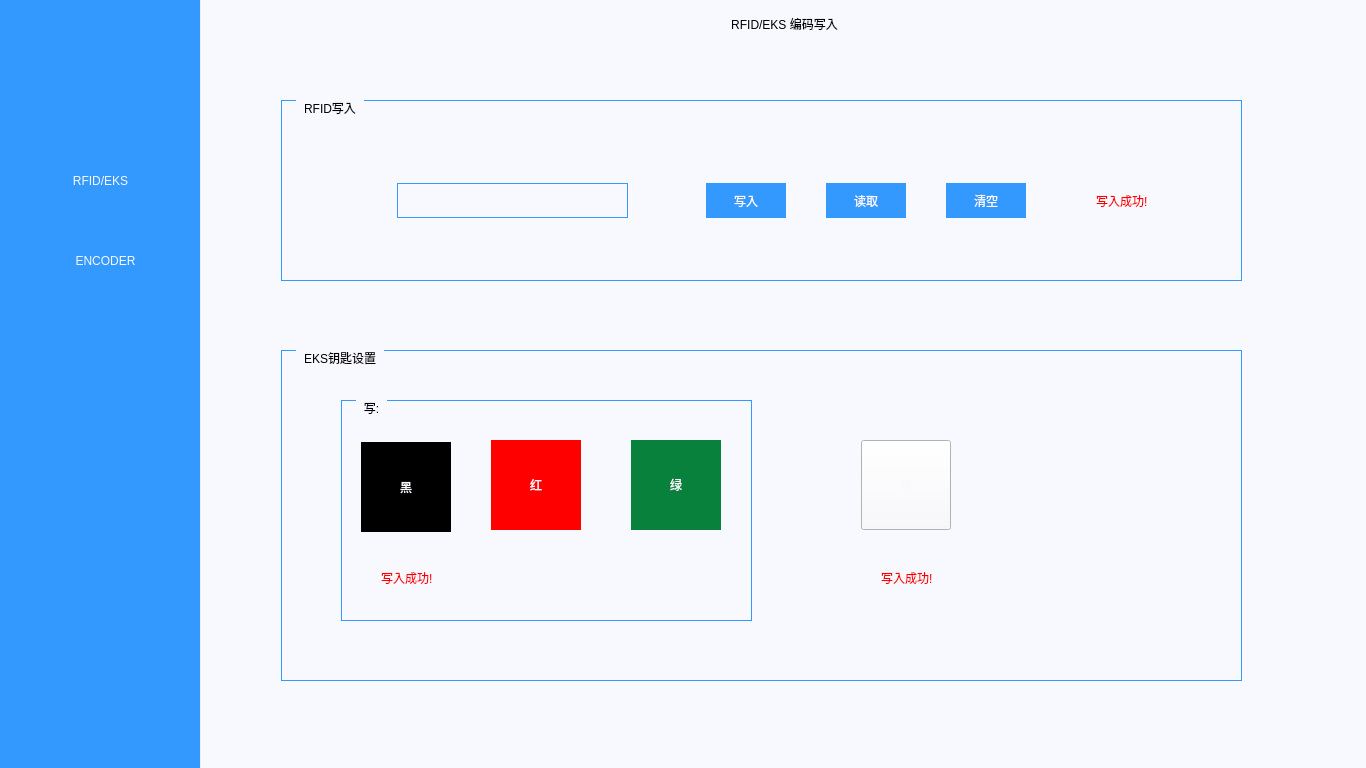
<?xml version="1.0" encoding="UTF-8"?>
<ui version="4.0">
 <class>CodeEdit</class>
 <widget class="QDialog" name="CodeEdit">
  <property name="geometry">
   <rect>
    <x>0</x>
    <y>0</y>
    <width>1366</width>
    <height>768</height>
   </rect>
  </property>
  <property name="windowTitle">
   <string>Dialog</string>
  </property>
  <widget class="QStackedWidget" name="stackedWidget_left">
   <property name="geometry">
    <rect>
     <x>201</x>
     <y>0</y>
     <width>1166</width>
     <height>768</height>
    </rect>
   </property>
   <property name="focusPolicy">
    <enum>Qt::ClickFocus</enum>
   </property>
   <property name="contextMenuPolicy">
    <enum>Qt::DefaultContextMenu</enum>
   </property>
   <property name="styleSheet">
    <string notr="true">background-color: rgb(248, 248, 255);</string>
   </property>
   <property name="currentIndex">
    <number>0</number>
   </property>
   <widget class="QWidget" name="page_17">
    <widget class="QLabel" name="label">
     <property name="geometry">
      <rect>
       <x>483</x>
       <y>3</y>
       <width>201</width>
       <height>41</height>
      </rect>
     </property>
     <property name="styleSheet">
      <string notr="true">font: 14pt &quot;黑体&quot;;</string>
     </property>
     <property name="text">
      <string>RFID/EKS 编码写入</string>
     </property>
     <property name="alignment">
      <set>Qt::AlignCenter</set>
     </property>
    </widget>
    <widget class="QGroupBox" name="groupBox">
     <property name="geometry">
      <rect>
       <x>80</x>
       <y>100</y>
       <width>961</width>
       <height>181</height>
      </rect>
     </property>
     <property name="styleSheet">
      <string notr="true">QGroupBox {
    font: 14pt &quot;黑体&quot;;
    margin-top: 1ex;
    border-width:0.5px;  
    border-style:solid;
    border-color: rgb(51, 153, 255);  
}

QGroupBox::title {
    subcontrol-origin: margin;
    subcontrol-position: top left;
    left:15px;      
    margin-left: 5px;
    margin-right: 5px;
    padding:1px;
}</string>
     </property>
     <property name="title">
      <string>RFID写入</string>
     </property>
     <widget class="QLabel" name="label_rfidReturn">
      <property name="geometry">
       <rect>
        <x>815</x>
        <y>83</y>
        <width>131</width>
        <height>35</height>
       </rect>
      </property>
      <property name="styleSheet">
       <string notr="true">font: 14pt &quot;黑体&quot;;
color: rgb(250, 0, 0);</string>
      </property>
      <property name="text">
       <string>写入成功!</string>
      </property>
     </widget>
     <widget class="QLineEdit" name="lineEdit_RFID">
      <property name="geometry">
       <rect>
        <x>116</x>
        <y>83</y>
        <width>231</width>
        <height>35</height>
       </rect>
      </property>
      <property name="focusPolicy">
       <enum>Qt::ClickFocus</enum>
      </property>
      <property name="styleSheet">
       <string notr="true">font: 14pt &quot;Arial&quot;;
border-width:1px; 
border-style:solid; 
border-color:rgb(51, 153, 255); </string>
      </property>
      <property name="text">
       <string/>
      </property>
     </widget>
     <widget class="QPushButton" name="pushButton_RFIDWrite">
      <property name="geometry">
       <rect>
        <x>425</x>
        <y>83</y>
        <width>80</width>
        <height>35</height>
       </rect>
      </property>
      <property name="focusPolicy">
       <enum>Qt::NoFocus</enum>
      </property>
      <property name="styleSheet">
       <string notr="true">font: 14pt &quot;黑体&quot;;
color: rgb(248, 248, 255);
border-style: solid;
background-color: rgb(51,153,255);</string>
      </property>
      <property name="text">
       <string>写入</string>
      </property>
      <property name="flat">
       <bool>true</bool>
      </property>
     </widget>
     <widget class="QPushButton" name="pushButton_RFIDRead">
      <property name="geometry">
       <rect>
        <x>545</x>
        <y>83</y>
        <width>80</width>
        <height>35</height>
       </rect>
      </property>
      <property name="focusPolicy">
       <enum>Qt::NoFocus</enum>
      </property>
      <property name="styleSheet">
       <string notr="true">font: 14pt &quot;黑体&quot;;
color: rgb(248, 248, 255);
border-style: solid;
background-color: rgb(51,153,255);</string>
      </property>
      <property name="text">
       <string>读取</string>
      </property>
     </widget>
     <widget class="QPushButton" name="pushButton_RFIDClear">
      <property name="geometry">
       <rect>
        <x>665</x>
        <y>83</y>
        <width>80</width>
        <height>35</height>
       </rect>
      </property>
      <property name="focusPolicy">
       <enum>Qt::NoFocus</enum>
      </property>
      <property name="styleSheet">
       <string notr="true">font: 14pt &quot;黑体&quot;;
color: rgb(248, 248, 255);
border-style: solid;
background-color: rgb(51,153,255);</string>
      </property>
      <property name="text">
       <string>清空</string>
      </property>
     </widget>
     <widget class="QLabel" name="label_RFIDState">
      <property name="geometry">
       <rect>
        <x>45</x>
        <y>85</y>
        <width>31</width>
        <height>31</height>
       </rect>
      </property>
      <property name="styleSheet">
       <string notr="true">border-image: url(:/LCD_CS351/LCD_CS351/35_all/69.bmp);</string>
      </property>
      <property name="text">
       <string/>
      </property>
     </widget>
    </widget>
    <widget class="QGroupBox" name="groupBox_2">
     <property name="geometry">
      <rect>
       <x>80</x>
       <y>350</y>
       <width>961</width>
       <height>331</height>
      </rect>
     </property>
     <property name="styleSheet">
      <string notr="true">QGroupBox {
    font: 14pt &quot;黑体&quot;;
    margin-top: 1ex;
    border-width:0.5px;  
    border-style:solid;
    border-color: rgb(51, 153, 255);  
}

QGroupBox::title {
    subcontrol-origin: margin;
    subcontrol-position: top left;
    left:15px;      
    margin-left: 5px;
    margin-right: 5px;
    padding:1px;
}</string>
     </property>
     <property name="title">
      <string>EKS钥匙设置</string>
     </property>
     <widget class="QGroupBox" name="groupBo_wirte">
      <property name="geometry">
       <rect>
        <x>60</x>
        <y>50</y>
        <width>411</width>
        <height>221</height>
       </rect>
      </property>
      <property name="title">
       <string>写:</string>
      </property>
      <widget class="QPushButton" name="pushButton_green">
       <property name="geometry">
        <rect>
         <x>290</x>
         <y>40</y>
         <width>90</width>
         <height>90</height>
        </rect>
       </property>
       <property name="focusPolicy">
        <enum>Qt::NoFocus</enum>
       </property>
       <property name="styleSheet">
        <string notr="true">font: 14pt &quot;黑体&quot;;
color: rgb(248, 248, 255);
border-style: solid;
background-color: rgb(8, 129, 60);</string>
       </property>
       <property name="text">
        <string>绿</string>
       </property>
      </widget>
      <widget class="QPushButton" name="pushButton_black">
       <property name="geometry">
        <rect>
         <x>20</x>
         <y>42</y>
         <width>90</width>
         <height>90</height>
        </rect>
       </property>
       <property name="focusPolicy">
        <enum>Qt::NoFocus</enum>
       </property>
       <property name="styleSheet">
        <string notr="true">font: 14pt &quot;黑体&quot;;
color: rgb(248, 248, 255);
border-style: solid;
background-color: rgb(0, 0, 0);</string>
       </property>
       <property name="text">
        <string>黑</string>
       </property>
      </widget>
      <widget class="QPushButton" name="pushButton_red">
       <property name="geometry">
        <rect>
         <x>150</x>
         <y>40</y>
         <width>90</width>
         <height>90</height>
        </rect>
       </property>
       <property name="focusPolicy">
        <enum>Qt::NoFocus</enum>
       </property>
       <property name="styleSheet">
        <string notr="true">
font: 14pt &quot;黑体&quot;;
color: rgb(248, 248, 255);

border-style: solid;
background-color: rgb(255, 0, 0);</string>
       </property>
       <property name="text">
        <string>红</string>
       </property>
       <property name="autoDefault">
        <bool>true</bool>
       </property>
       <property name="default">
        <bool>false</bool>
       </property>
       <property name="flat">
        <bool>false</bool>
       </property>
      </widget>
      <widget class="QLabel" name="label_key_write">
       <property name="geometry">
        <rect>
         <x>40</x>
         <y>160</y>
         <width>131</width>
         <height>35</height>
        </rect>
       </property>
       <property name="styleSheet">
        <string notr="true">font: 14pt &quot;黑体&quot;;
color: rgb(250, 0, 0);</string>
       </property>
       <property name="text">
        <string>写入成功!</string>
       </property>
      </widget>
     </widget>
     <widget class="QPushButton" name="pushButton_read">
      <property name="geometry">
       <rect>
        <x>580</x>
        <y>90</y>
        <width>90</width>
        <height>90</height>
       </rect>
      </property>
      <property name="focusPolicy">
       <enum>Qt::NoFocus</enum>
      </property>
      <property name="styleSheet">
       <string notr="true">border-image: url(:/LCD_CS351/LCD_CS351/35_all/67.bmp);
font: 14pt &quot;黑体&quot;;
color: rgb(248, 248, 255);</string>
      </property>
      <property name="text">
       <string>读</string>
      </property>
     </widget>
     <widget class="QLabel" name="label_key_read">
      <property name="geometry">
       <rect>
        <x>600</x>
        <y>210</y>
        <width>131</width>
        <height>35</height>
       </rect>
      </property>
      <property name="styleSheet">
       <string notr="true">font: 14pt &quot;黑体&quot;;
color: rgb(250, 0, 0);</string>
      </property>
      <property name="text">
       <string>写入成功!</string>
      </property>
     </widget>
    </widget>
   </widget>
   <widget class="QWidget" name="page">
    <widget class="QListWidget" name="listWidget">
     <property name="geometry">
      <rect>
       <x>60</x>
       <y>100</y>
       <width>181</width>
       <height>571</height>
      </rect>
     </property>
     <property name="font">
      <font>
       <pointsize>14</pointsize>
      </font>
     </property>
     <property name="styleSheet">
      <string notr="true">QListWidget{ border-width:1px;  
					border-style:solid;		
					border-color: rgb(51, 153, 255); }

QListWidget::item:selected{background: rgb(51, 153, 255); color:white}
QListWidget::item:selected:!active{border-width:0px; background: rgb(51, 153, 255); color:white}</string>
     </property>
     <item>
      <property name="text">
       <string>PHEVENCODER</string>
      </property>
      <property name="font">
       <font>
        <pointsize>14</pointsize>
       </font>
      </property>
     </item>
     <item>
      <property name="text">
       <string>PHEVIOPOSITION</string>
      </property>
      <property name="font">
       <font>
        <pointsize>14</pointsize>
       </font>
      </property>
     </item>
     <item>
      <property name="text">
       <string>BEVENCODER</string>
      </property>
      <property name="font">
       <font>
        <pointsize>14</pointsize>
       </font>
      </property>
     </item>
     <item>
      <property name="text">
       <string>BEVIOPOSITION</string>
      </property>
      <property name="font">
       <font>
        <pointsize>14</pointsize>
       </font>
      </property>
     </item>
    </widget>
    <widget class="QTableWidget" name="tableEncoder">
     <property name="geometry">
      <rect>
       <x>240</x>
       <y>100</y>
       <width>801</width>
       <height>571</height>
      </rect>
     </property>
     <property name="styleSheet">
      <string notr="true">QTableWidget{
    font: 14pt &quot;黑体&quot;; 
	border-width:1px;  
	border-style:solid;
	border-color: rgb(51, 153, 255);  
	background-color: rgb(248, 248, 255);
}
QTableWidget::Item{

}
QTableWidget::Item:hover{

}
QTableWidget::item:selected{
	background:lightgray; 
	color:rgb(248, 248, 255); 
}
QTableWidget::item:selected:!active{

}
QTableCornerButton::section{
	background-color: rgb(51, 153, 255);
}
QScrollBar:vertical{
width:36px;
}</string>
     </property>
    </widget>
    <widget class="QPushButton" name="btnAdd">
     <property name="geometry">
      <rect>
       <x>290</x>
       <y>700</y>
       <width>80</width>
       <height>35</height>
      </rect>
     </property>
     <property name="styleSheet">
      <string notr="true">font: 14pt &quot;黑体&quot;;
color: rgb(248, 248, 255);
border-style: solid;
background-color: rgb(51,153,255);</string>
     </property>
     <property name="text">
      <string>添加</string>
     </property>
    </widget>
    <widget class="QPushButton" name="btnInsert">
     <property name="geometry">
      <rect>
       <x>420</x>
       <y>700</y>
       <width>80</width>
       <height>35</height>
      </rect>
     </property>
     <property name="styleSheet">
      <string notr="true">font: 14pt &quot;黑体&quot;;
color: rgb(248, 248, 255);
border-style: solid;
background-color: rgb(51,153,255);</string>
     </property>
     <property name="text">
      <string>插入</string>
     </property>
    </widget>
    <widget class="QPushButton" name="btnEdit">
     <property name="geometry">
      <rect>
       <x>550</x>
       <y>700</y>
       <width>80</width>
       <height>35</height>
      </rect>
     </property>
     <property name="styleSheet">
      <string notr="true">font: 14pt &quot;黑体&quot;;
color: rgb(248, 248, 255);
border-style: solid;
background-color: rgb(51,153,255);</string>
     </property>
     <property name="text">
      <string>编辑</string>
     </property>
    </widget>
    <widget class="QPushButton" name="btnDelete">
     <property name="geometry">
      <rect>
       <x>680</x>
       <y>700</y>
       <width>80</width>
       <height>35</height>
      </rect>
     </property>
     <property name="styleSheet">
      <string notr="true">font: 14pt &quot;黑体&quot;;
color: rgb(248, 248, 255);
border-style: solid;
background-color: rgb(51,153,255);</string>
     </property>
     <property name="text">
      <string>删除</string>
     </property>
    </widget>
    <widget class="QPushButton" name="btnSave">
     <property name="geometry">
      <rect>
       <x>950</x>
       <y>700</y>
       <width>80</width>
       <height>35</height>
      </rect>
     </property>
     <property name="styleSheet">
      <string notr="true">font: 14pt &quot;黑体&quot;;
color: rgb(248, 248, 255);
border-style: solid;
background-color: rgb(51,153,255);</string>
     </property>
     <property name="text">
      <string>保存</string>
     </property>
    </widget>
    <widget class="QWidget" name="layoutWidget">
     <property name="geometry">
      <rect>
       <x>60</x>
       <y>60</y>
       <width>273</width>
       <height>27</height>
      </rect>
     </property>
     <layout class="QHBoxLayout" name="horizontalLayout">
      <item>
       <widget class="QRadioButton" name="radioBtnEn">
        <property name="styleSheet">
         <string notr="true">QRadioButton{
   font: 14pt &quot;黑体&quot;;
   spacing: 10 
}  

QRadioButton::indicator { 
   width: 25px;
   height: 25px;
   image: url(:/LCD_CS351/LCD_CS351/logo/Radio.png);
}

QRadioButton::indicator:checked { 
image: url(:/LCD_CS351/LCD_CS351/logo/Radio_check.png);
}</string>
        </property>
        <property name="text">
         <string>ENCODER</string>
        </property>
       </widget>
      </item>
      <item>
       <widget class="QRadioButton" name="radioBtnIO">
        <property name="styleSheet">
         <string notr="true">QRadioButton{
   font: 14pt &quot;黑体&quot;;
   spacing: 10 
}  

QRadioButton::indicator { 
   width: 25px;
   height: 25px;
   image: url(:/LCD_CS351/LCD_CS351/logo/Radio.png);
}

QRadioButton::indicator:checked { 
image: url(:/LCD_CS351/LCD_CS351/logo/Radio_check.png);
}</string>
        </property>
        <property name="text">
         <string>IO</string>
        </property>
       </widget>
      </item>
     </layout>
    </widget>
    <widget class="QPushButton" name="btnAddList">
     <property name="geometry">
      <rect>
       <x>60</x>
       <y>646</y>
       <width>91</width>
       <height>25</height>
      </rect>
     </property>
     <property name="styleSheet">
      <string notr="true">font: 14pt &quot;黑体&quot;;
color: rgb(248, 248, 255);
border-style: solid;
background-color: rgb(51,153,255);</string>
     </property>
     <property name="text">
      <string>添加</string>
     </property>
    </widget>
    <widget class="QPushButton" name="btnDeleteList">
     <property name="geometry">
      <rect>
       <x>151</x>
       <y>646</y>
       <width>90</width>
       <height>25</height>
      </rect>
     </property>
     <property name="styleSheet">
      <string notr="true">font: 14pt &quot;黑体&quot;;
color: rgb(248, 248, 255);
border-style: solid;
background-color: rgb(51,153,255);</string>
     </property>
     <property name="text">
      <string>删除</string>
     </property>
    </widget>
    <widget class="QLabel" name="shageLabel">
     <property name="geometry">
      <rect>
       <x>540</x>
       <y>760</y>
       <width>57</width>
       <height>15</height>
      </rect>
     </property>
     <property name="styleSheet">
      <string notr="true">background-color: rgb(0, 0, 0);</string>
     </property>
     <property name="text">
      <string/>
     </property>
    </widget>
   </widget>
  </widget>
  <widget class="QWidget" name="widget" native="true">
   <property name="geometry">
    <rect>
     <x>0</x>
     <y>0</y>
     <width>200</width>
     <height>768</height>
    </rect>
   </property>
   <property name="styleSheet">
    <string notr="true">border-style:solid;
background-color: rgb(51, 153, 255);




</string>
   </property>
   <widget class="QPushButton" name="pushButton">
    <property name="geometry">
     <rect>
      <x>69</x>
      <y>40</y>
      <width>57</width>
      <height>57</height>
     </rect>
    </property>
    <property name="focusPolicy">
     <enum>Qt::NoFocus</enum>
    </property>
    <property name="styleSheet">
     <string notr="true">background:transparent;
border-image: url(:/re/back.png);</string>
    </property>
    <property name="text">
     <string/>
    </property>
    <property name="flat">
     <bool>true</bool>
    </property>
   </widget>
   <widget class="QLabel" name="label_rfid">
    <property name="geometry">
     <rect>
      <x>16</x>
      <y>167</y>
      <width>17</width>
      <height>27</height>
     </rect>
    </property>
    <property name="styleSheet">
     <string notr="true">border-image: url(:/LCD_CS351/LCD_CS351/logo/triangle.png);</string>
    </property>
    <property name="text">
     <string/>
    </property>
   </widget>
   <widget class="QPushButton" name="pushButton_rfid">
    <property name="geometry">
     <rect>
      <x>35</x>
      <y>160</y>
      <width>131</width>
      <height>41</height>
     </rect>
    </property>
    <property name="focusPolicy">
     <enum>Qt::NoFocus</enum>
    </property>
    <property name="styleSheet">
     <string notr="true">QPushButton{
    border:none;
    background:transparent;
    font: 18pt &quot;黑体&quot;;
    color: rgb(248, 248, 255);
}</string>
    </property>
    <property name="text">
     <string>RFID/EKS</string>
    </property>
    <property name="autoDefault">
     <bool>false</bool>
    </property>
    <property name="flat">
     <bool>true</bool>
    </property>
   </widget>
   <widget class="QPushButton" name="btnEncoder">
    <property name="geometry">
     <rect>
      <x>40</x>
      <y>240</y>
      <width>131</width>
      <height>41</height>
     </rect>
    </property>
    <property name="styleSheet">
     <string notr="true">QPushButton{
    border:none;
    background:transparent;
    font: 18pt &quot;黑体&quot;;
    color: rgb(248, 248, 255);
}</string>
    </property>
    <property name="text">
     <string>ENCODER</string>
    </property>
   </widget>
  </widget>
 </widget>
 <resources/>
 <connections/>
</ui>
